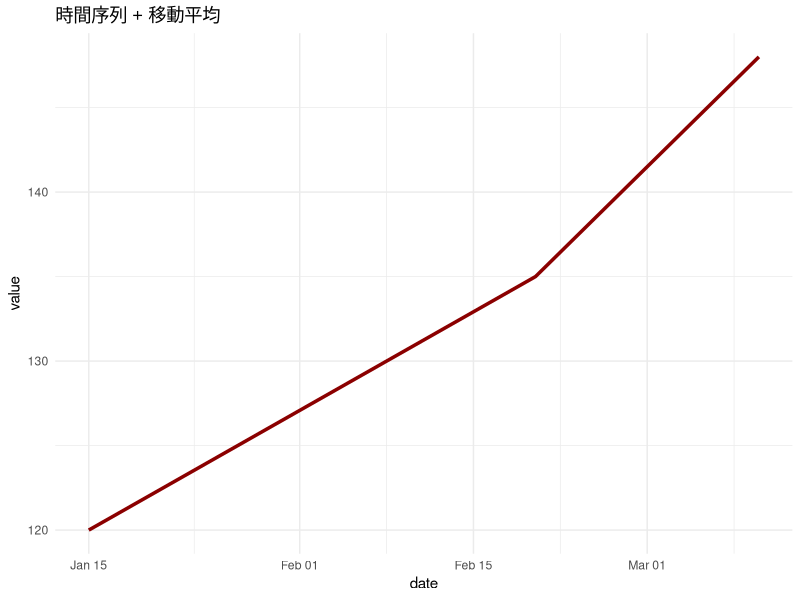

The R script that drew this image:
# Chapter 10: 時間序列視覺化完整範例
library(ggplot2)
library(dplyr)
library(lubridate)
library(zoo)

# 1. 日期格式處理
df <- data.frame(
  date = as.Date(c("2023-01-15", "2023-02-20", "2023-03-10")),
  value = c(120, 135, 148)
)

# 正確做法
df$date <- as.Date(df$date)

# 2. 移動平均
df <- df %>%
  mutate(ma3 = rollmean(value, k = 3, fill = NA, align = "right"))

# 3. 季節性分解（使用 AirPassengers 範例）
# decompose(AirPassengers)

# 4. 繪圖
ggplot(df, aes(x = date, y = value)) +
  geom_line(color = "#8B0000", linewidth = 1.2) +
  geom_line(aes(y = ma3), color = "#1a1714", linetype = "dashed") +
  labs(title = "時間序列 + 移動平均") +
  theme_minimal()
